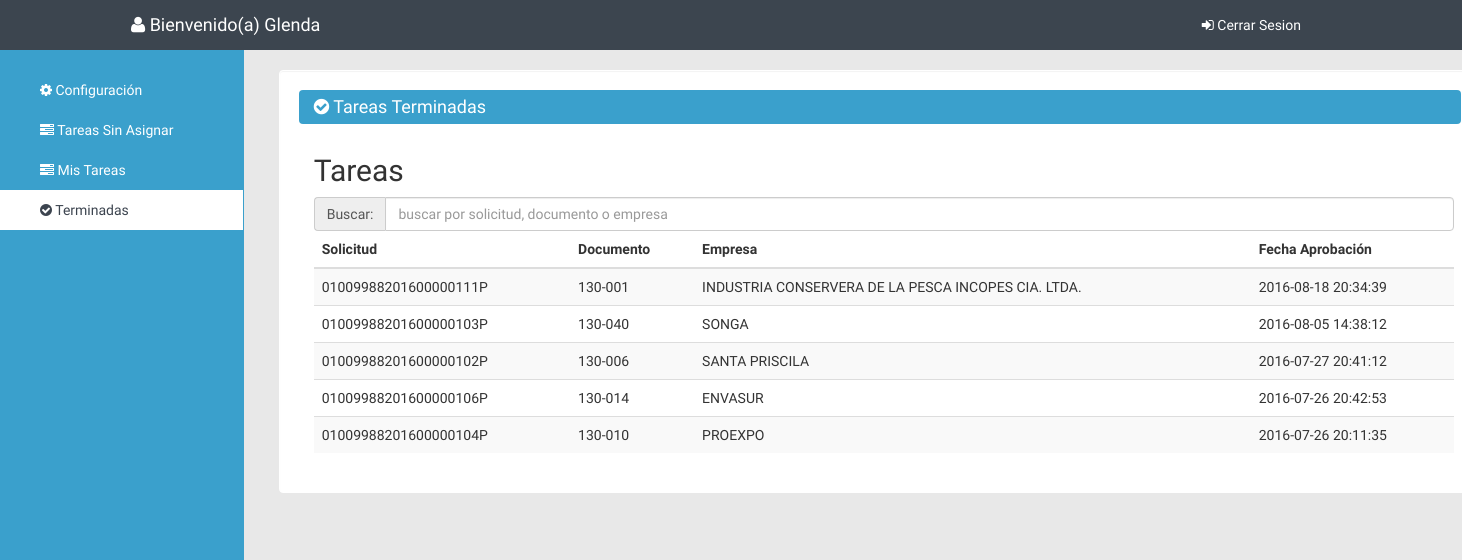
Screenshot of /terminadas.php (signed in) with the database file from the repository.
### tables this page shows
CREATE TABLE `documents` (
  `req_no` varchar(50) NOT NULL,
  `dcm_cd` varchar(15) NOT NULL,
  `co_nm` varchar(100) NOT NULL,
  `req_city_cd` varchar(3) NOT NULL,
  `process_instances_id` int(11) NOT NULL
);

CREATE TABLE `activities_instances` (
  `id` int(11) NOT NULL,
  `name` varchar(132) NOT NULL,
  `state` varchar(32) NOT NULL,
  `date_create` timestamp NOT NULL DEFAULT CURRENT_TIMESTAMP,
  `date_modify` timestamp NOT NULL DEFAULT CURRENT_TIMESTAMP ON UPDATE CURRENT_TIMESTAMP,
  `user_id` int(11) NOT NULL,
  `process_instances_id` int(11) NOT NULL
);

### admin/includes/config.class.php (called while the page is built, shortened)
<?php
class Conexion
{
    private static $instancia;
    private $dbh;
    private function __construct(){
        try {
            $this->dbh = new PDO('mysql:host='.HOST.';dbname='.DBNAME, DBUSER, DBPASSWORD);
            $this->dbh->exec("SET CHARACTER SET utf8");
        } catch (PDOException $e) {
            print "Error!: " . $e->getMessage();
            die();
        }
    }
    public function prepare($sql)
    {
        return $this->dbh->prepare($sql);
    }
    public static function singleton_conexion()
    {
        if (!isset(self::$instancia)) {
            self::$instancia = new $miclase;
        }
        return self::$instancia;
    }
}

### includes/sau-functions.php (the view, shortened to what this page needs)
<?php
function getstyle(){
$conexion = Conexion::singleton_conexion();
	$SQL = "SELECT * FROM sau";
	$sentence = $conexion -> prepare($SQL);
	$sentence -> execute();
	$results = $sentence -> fetchAll();
	if (empty($results)) {
	}else{
		foreach ($results as $key){
			echo'<link href="themes/style-color-'.$key['style'].'.css" rel="stylesheet">';
		}
	}
}
function tareaTerminadas($iduser,$rank){
    $conexion = Conexion::singleton_conexion();
        if($rank==2){
            $SQL = "SELECT req_no,dcm_cd,co_nm,username,activities_instances.date_modify as date_modify FROM
                  documents JOIN process_instances
                  ON documents.process_instances_id=process_instances.id
                  JOIN activities_instances
                  ON process_instances.id=activities_instances.process_instances_id
                  JOIN users
                  ON activities_instances.user_id=users.iduser
                  AND process_instances.state='FINISH' AND activities_instances.state='FINISH'
                  ORDER BY activities_instances.date_modify DESC";
            $sentence = $conexion -> prepare($SQL);
        }else{
            $SQL = "SELECT req_no,dcm_cd,co_nm,activities_instances.date_modify as date_modify FROM
                  documents JOIN process_instances
                  ON documents.process_instances_id=process_instances.id
                  JOIN activities_instances
                  ON process_instances.id=activities_instances.process_instances_id
                  AND activities_instances.state='FINISH'
                  AND activities_instances.user_id=:user
                  ORDER BY activities_instances.date_modify DESC";
            $sentence = $conexion -> prepare($SQL);
            $sentence -> bindParam(':user', $iduser);
        }
	$sentence -> execute();
	$results = $sentence -> fetchAll();
	if (empty($results)) {
	}else{
		foreach ($results as $key){
                echo'
                  <tr>
                    <td>'.$key['req_no'].'</td>
                    <td>'.$key['dcm_cd'].'</td>
                    <td>'.$key['co_nm'].'</td>';
                if($rank==2){
                    echo '<td>'.$key['username'].'</td>
                          <td>'.$key['date_modify'].'</td>';
                }else{
                    echo '<td>'.$key['date_modify'].'</td>';
                }
                  echo '
                    </tr>';
		}
	}
}

### themes/style-color-3.css (style rules this page uses)
body { font-family: 'Questrial', sans-serif; background-color: #3aa0cc; }
.dashboard-panel { background-color: #E8E8E8; }

### themes/css/dashboard.css (style rules this page uses)
body { padding-top: 50px; }

### rows the page displays
documents: req_no "01009988201600000111P", dcm_cd "130-001", co_nm "INDUSTRIA CONSERVERA DE LA PESCA INCOPES CIA. LTDA.", activities_instances.date_modify "2016-08-18 20:34:39"
documents: req_no "01009988201600000103P", dcm_cd "130-040", co_nm "SONGA", activities_instances.date_modify "2016-08-05 14:38:12"
documents: req_no "01009988201600000102P", dcm_cd "130-006", co_nm "SANTA PRISCILA", activities_instances.date_modify "2016-07-27 20:41:12"
documents: req_no "01009988201600000106P", dcm_cd "130-014", co_nm "ENVASUR", activities_instances.date_modify "2016-07-26 20:42:53"
documents: req_no "01009988201600000104P", dcm_cd "130-010", co_nm "PROEXPO", activities_instances.date_modify "2016-07-26 20:11:35"

### other values shown
$_SESSION['name'] "Glenda"
